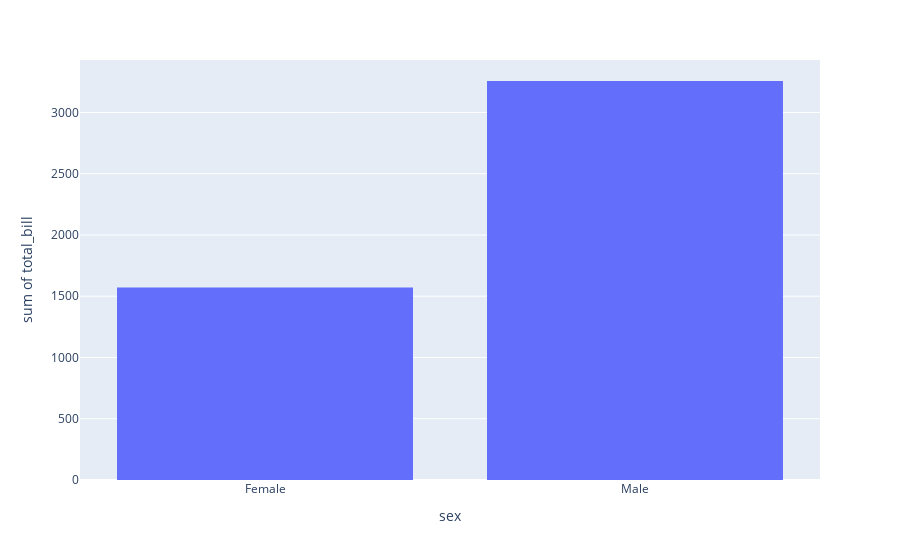

Notebook cell for this chart:
### Code cell
fig = px.histogram(tip,x="sex" ,y = "total_bill")
fig.show()

### Figure 1 — Plotly figure (JSON) as saved in the notebook; plotly's stock layout.template omitted (floating-point values rounded to 4 significant figures; data arrays with more than 128 entries replaced by an {"elided": "..."} marker saying what was removed)
{"data": [{"alignmentgroup": "True", "bingroup": "x", "histfunc": "sum", "hovertemplate": "sex=%{x}<br>sum of total_bill=%{y}<extra></extra>", "legendgroup": "", "marker": {"color": "#636efa", "pattern": {"shape": ""}}, "name": "", "offsetgroup": "", "orientation": "v", "showlegend": false, "type": "histogram", "x": {"elided": "244 str values"}, "xaxis": "x", "y": {"elided": "244 float values"}, "yaxis": "y"}], "layout": {"barmode": "relative", "legend": {"tracegroupgap": 0}, "margin": {"t": 60}, "xaxis": {"anchor": "y", "domain": [0, 1], "title": {"text": "sex"}}, "yaxis": {"anchor": "x", "domain": [0, 1], "title": {"text": "sum of total_bill"}}}}
